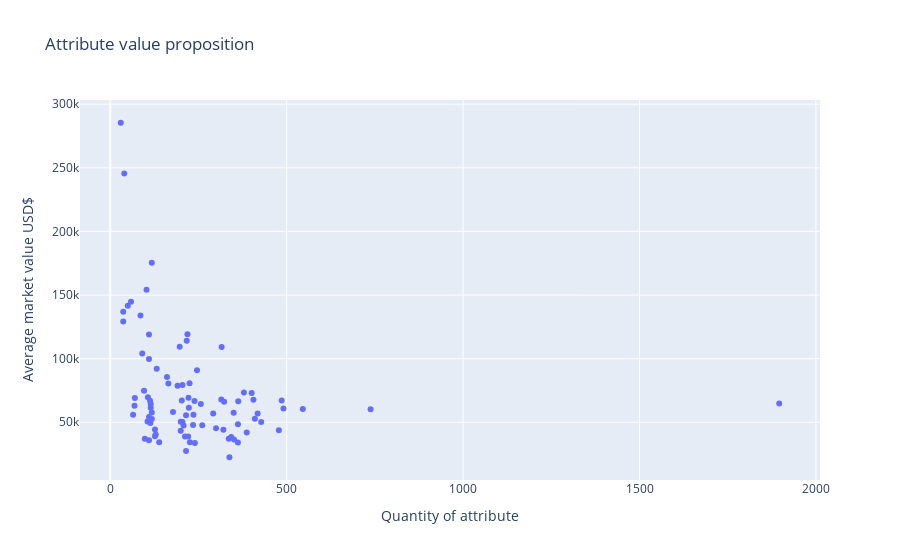

The cell this chart's notebook holds for it:
### Markdown cell above
- Punk attributes value map\
  Price premium is also allocated to rare attribute

### Code cell
#Scatter chart
punk_att = df[(df['latest_market_value']<10000000)].groupby('attribute')\
                                             .agg({'latest_market_value':['mean', 'count']})

data4 = go.Scatter(y=punk_att['latest_market_value']['mean'],
                   x=punk_att['latest_market_value']['count'],
                   mode='markers',
                   text=punk_att.index)
                   
layout4 = go.Layout(title='Attribute value proposition',
                    xaxis={'title':'Quantity of attribute'},
                    yaxis={'title':'Average market value USD$'})

go.Figure(data4,layout4)

### Figure 1 — Plotly figure (JSON) as saved in the notebook; plotly's stock layout.template omitted (floating-point values rounded to 4 significant figures)
{"data": [{"mode": "markers", "text": ["3D Glasses", "Bandana", "Beanie", "Big Beard", "Big Shades", "Black Lipstick", "Blonde Bob", "Blonde Short", "Blue Eye Shadow", "Buck Teeth", "Cap", "Cap Forward", "Chinstrap", "Choker", "Cigarette", "Classic Shades", "Clown Eyes Blue", "Clown Eyes Green", "Clown Hair Green", "Clown Nose", "Cowboy Hat", "Crazy Hair", "Dark Hair", "Do-rag", "Earring", "Eye Mask", "Eye Patch", "Fedora", "Front Beard", "Front Beard Dark", "Frown", "Frumpy Hair", "Goat", "Gold Chain", "Green Eye Shadow", "Half Shaved", "Handlebars", "Headband", "Hoodie", "Horned Rim Glasses", "Hot Lipstick", "Knitted Cap", "Luxurious Beard", "Medical Mask", "Messy Hair", "Mohawk", "Mohawk Dark", "Mohawk Thin", "Mole", "Mustache", "Muttonchops", "Nerd Glasses", "Normal Beard", "Normal Beard Black", "Orange Side", "Peak Spike", "Pigtails", "Pilot Helmet", "Pink With Hat", "Pipe", "Police Cap", "Purple Eye Shadow", "Purple Hair", "Purple Lipstick", "Red Mohawk", "Regular Shades", "Rosy Cheeks", "Shadow Beard", "Shaved Head", "Silver Chain", "Small Shades", "Smile", "Spots", "Straight Hair", "Straight Hair Blonde", "Straight Hair Dark", "Stringy Hair", "Tassle Hat", "Tiara", "Top Hat", "VR", "Vampire Hair", "Vape", "Welding Goggles", "Wild Blonde", "Wild Hair", "Wild White Hair"], "type": "scatter", "x": [217, 379, 30, 118, 418, 478, 110, 98, 215, 59, 261, 191, 223, 37, 738, 387, 300, 292, 115, 161, 103, 321, 118, 222, 1896, 235, 362, 129, 200, 212, 208, 338, 236, 118, 221, 106, 203, 315, 197, 410, 546, 323, 219, 132, 362, 350, 336, 343, 486, 226, 239, 428, 215, 205, 50, 240, 69, 40, 65, 246, 165, 200, 127, 491, 110, 401, 91, 406, 225, 110, 316, 178, 96, 127, 115, 110, 351, 139, 37, 86, 257, 114, 205, 70, 107, 363, 113], "y": [114000.0, 73460.0, 285400.0, 52620.0, 56990.0, 43830.0, 119000.0, 36970.0, 55460.0, 144700.0, 47630.0, 78640.0, 61420.0, 129300.0, 60150.0, 41880.0, 45360.0, 56980.0, 61460.0, 85650.0, 154200.0, 44050.0, 57620.0, 69230.0, 64850.0, 47800.0, 34200.0, 40300.0, 43330.0, 38780.0, 47430.0, 22510.0, 55930.0, 175400.0, 38810.0, 50530.0, 67110.0, 67990.0, 109400.0, 52690.0, 60530.0, 66130.0, 119200.0, 92130.0, 48540.0, 57410.0, 36970.0, 38460.0, 67170.0, 34400.0, 66810.0, 50300.0, 27330.0, 79220.0, 141500.0, 33690.0, 63090.0, 245500.0, 55940.0, 90860.0, 80380.0, 50380.0, 39010.0, 60760.0, 54220.0, 73090.0, 104100.0, 67650.0, 80700.0, 99780.0, 109100.0, 58000.0, 74760.0, 44420.0, 64420.0, 35800.0, 36550.0, 34350.0, 137000.0, 133900.0, 64320.0, 49370.0, 50230.0, 69030.0, 69680.0, 66460.0, 66900.0]}], "layout": {"title": {"text": "Attribute value proposition"}, "xaxis": {"title": {"text": "Quantity of attribute"}}, "yaxis": {"title": {"text": "Average market value USD$"}}}}
